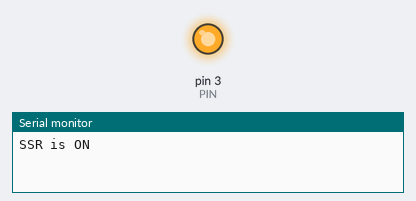
This sketch was run on a simulated Arduino Uno, built with avr-gcc and run on an emulated ATmega328P. Shown: output pins drawn as LEDs (lit = HIGH), the last lines printed to the serial monitor.

Above: at 1.0 s.
At 3.0 s:
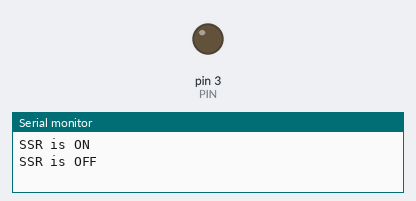
Timing chart, 0 to 5.2 s (numbered marks = the images above):
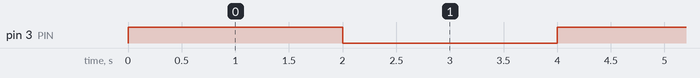

Measured:
- by itself, pin 3 (PIN): alternates HIGH for 2.0 s and LOW for 2.0 s

The sketch:

relay.ino
```cpp
// Pin del CH1
int PIN = 3;
int wait = 2000;

void setup() {
  Serial.begin(9600);
  pinMode(PIN, OUTPUT);
  digitalWrite(PIN, LOW);
}

void loop() {
  Serial.println("SSR is ON");
  digitalWrite(PIN, HIGH);
  delay(wait);
  digitalWrite(PIN, LOW);
  Serial.println("SSR is OFF");
  delay(wait);
}
```
